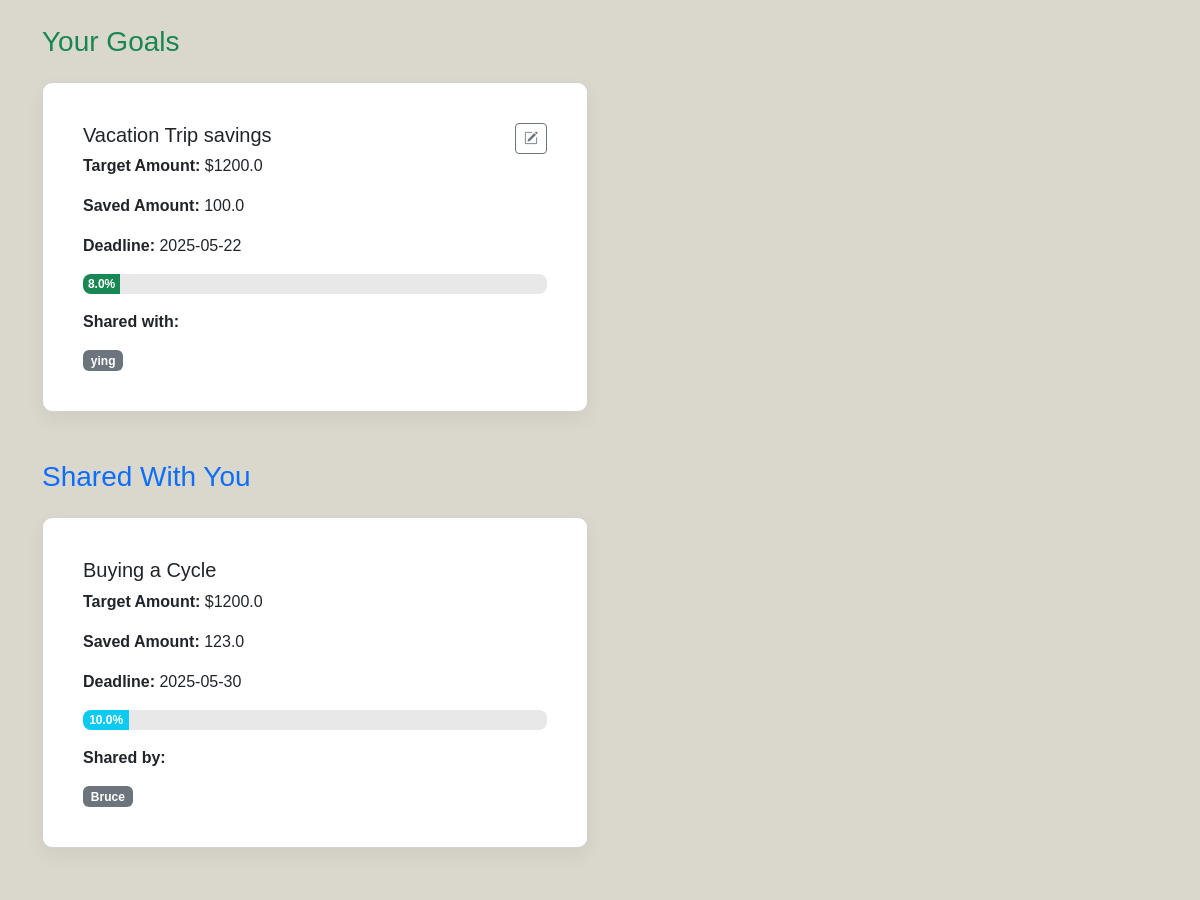
The page /savings-goal-tracker (signed in, middle part) on the database as committed earlier.
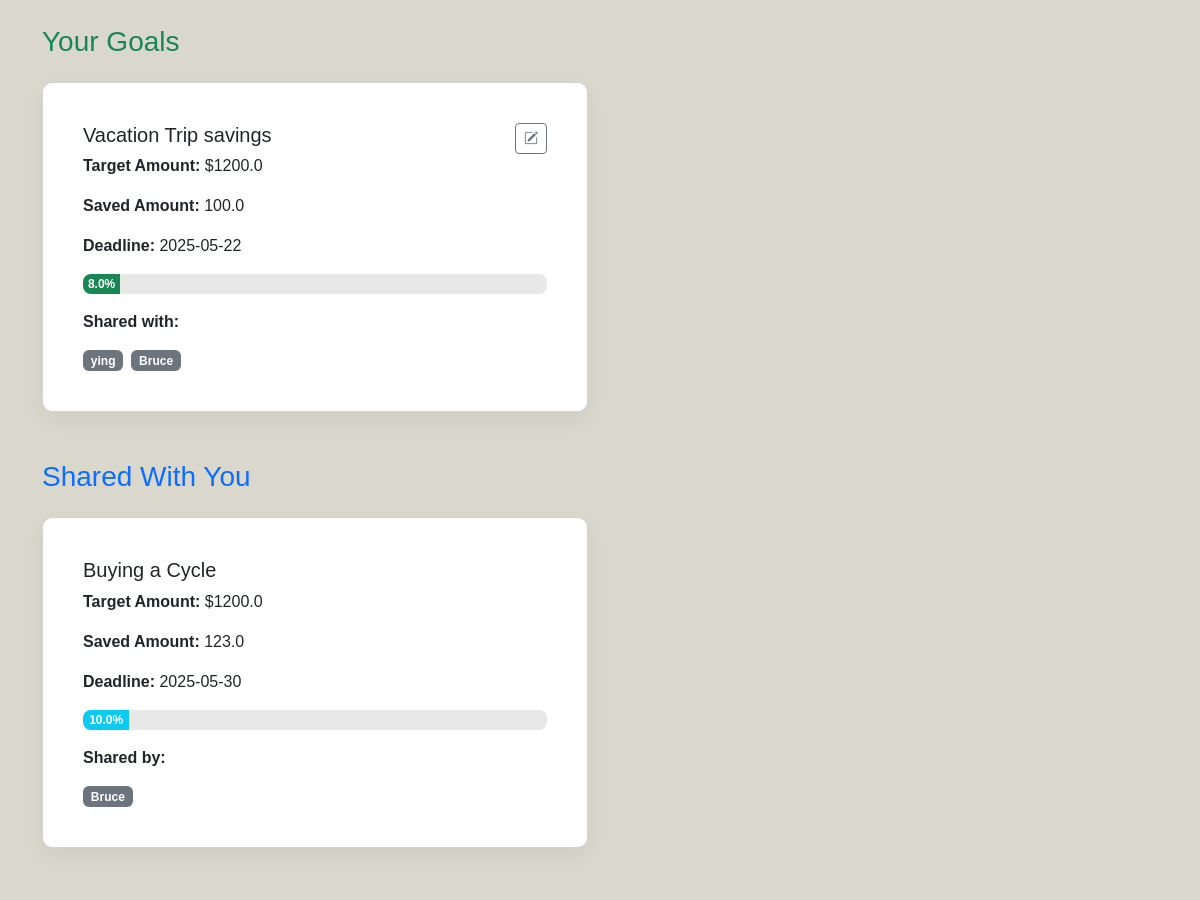
The same page on the database as committed later.
### models/savings_goal.py (models this page shows)
class SavingsGoal(db.Model):
    __tablename__ = 'savings_goals'
    id = db.Column(db.Integer, primary_key=True)
    user_id = db.Column(db.Integer, db.ForeignKey('users.id'), nullable=False)
    goal_name = db.Column(db.String(100), nullable=False)
    target_amount = db.Column(db.Float, nullable=False)
    saved_amount = db.Column(db.Float, default=0.0)
    deadline = db.Column(db.Date, nullable=False)
    created_at = db.Column(db.DateTime, default=datetime.utcnow)
    shares = db.relationship('SavingsGoalShare', backref='savings_goal', lazy=True)
    owner = db.relationship('User', backref='goals')

### models/savings_goal_share.py (models this page shows)
class SavingsGoalShare(db.Model):
    __tablename__ = 'savings_goal_shares'
    id = db.Column(db.Integer, primary_key=True)
    goal_id = db.Column(db.Integer, db.ForeignKey('savings_goals.id'), nullable=False)
    shared_with_user_id = db.Column(db.Integer, db.ForeignKey('users.id'), nullable=False)
    tool_name = db.Column(db.String(100), nullable=False)  # e.g., 'savings_goal', 'future_predictor'
    created_at = db.Column(db.DateTime, default=datetime.utcnow)
    shared_user = db.relationship(
        "User",
        backref="shared_goals",
        primaryjoin="SavingsGoalShare.shared_with_user_id==User.id"
    )
    goal = db.relationship("SavingsGoal", backref="shared_records")

### models/user.py (models this page shows, shortened)
class User(db.Model):
    __tablename__ = 'users'
    id = db.Column(db.Integer, primary_key=True)
    name = db.Column(db.String(100), nullable=False)
    email = db.Column(db.String(100), unique=True, nullable=False)
    password_hash = db.Column(db.String(256), nullable=False)
    created_at = db.Column(db.DateTime, default=datetime.utcnow)

### app.py (the view, shortened to what this page needs)
@app.route('/savings-goal-tracker', methods=['GET', 'POST'])
@login_required_custom
def savings_goal_tracker():
    user_id = session.get('user_id')
    own_goals = SavingsGoal.query.filter_by(user_id=user_id).all()
    shared_goal_ids = [s.goal_id for s in SavingsGoalShare.query.filter_by(shared_with_user_id=user_id).all()]
    shared_goals = SavingsGoal.query.filter(SavingsGoal.id.in_(shared_goal_ids)).all()
    all_users = User.query.filter(User.id != user_id).all()
    return render_template('savings_goal_tracker.html', own_goals=own_goals, shared_goals=shared_goals, users=all_users)

### app.py (called while the page is built)
def login_required_custom(f):
    @wraps(f)
    def decorated_function(*args, **kwargs):
        if 'user_id' not in session:
            flash('please login first', 'warning')
            return redirect(url_for('login'))
        return f(*args, **kwargs)
    return decorated_function

### templates/savings_goal_tracker.html (shortened to what this page needs)
{% extends "layout_user.html" %}
{% block styles %}
<link href="https://cdn.jsdelivr.net/npm/bootstrap@5.3.5/dist/css/bootstrap.min.css" rel="stylesheet">
<link href="https://cdn.jsdelivr.net/npm/bootstrap-icons@1.11.0/font/bootstrap-icons.css" rel="stylesheet">
<link rel="stylesheet" href="{{ url_for('static', filename='css/style.css') }}">
<link rel="stylesheet" href="{{ url_for('static', filename='css/analysis_tools.css') }}">
<link rel="stylesheet" href="{{ url_for('static', filename='css/analysis.css') }}">
{% endblock %}
{% block content %}
<div class="main-content-with-navbar">
    <div class="container my-5">
        <h3 class="mb-4 text-success">Your Goals</h3>
        <div class="row row-cols-1 row-cols-md-2 g-4">
            {% for goal in own_goals %}
            <div class="col">
                <div class="card goal-card h-100" id="goal-{{ goal.id }}">
                    <div class="card-body">
                        <div class="d-flex justify-content-between align-items-start">
                            <h5 class="card-title mb-1">{{ goal.goal_name }}</h5>
                            <a href="{{ url_for('edit_savings_goal', goal_id=goal.id) }}" class="btn btn-sm btn-outline-secondary" title="Edit Goal">
                                <i class="bi bi-pencil-square"></i>
                            </a>
                        </div>
                        <p class="card-text"><strong>Target Amount:</strong> ${{ goal.target_amount }}</p>
                        <p class="card-text"><strong>Saved Amount:</strong> {{ goal.saved_amount }}</p>
                        <p class="card-text"><strong>Deadline:</strong> {{ goal.deadline }}</p>
                        <div class="progress mb-3">
                            {% set progress = (goal.saved_amount / goal.target_amount * 100) | round(0) %}
                            <div class="progress-bar bg-success" style="width: {{ progress }}%;">
                            {{ progress }}%
                            </div>
                        </div>
                        <p class="card-text"><strong>Shared with:</strong></p>
                        <div class="d-flex flex-wrap gap-2">
                        {% for share in goal.shares %}
                            <span class="badge bg-secondary">{{ share.shared_user.name }}</span>
                        {% endfor %}
                        </div>
                    </div>
                </div>
            </div>
            {% endfor %}
        </div>
        <h3 class="mt-5 mb-4 text-primary">Shared With You</h3>
        <div class="row row-cols-1 row-cols-md-2 g-4">
          {% for goal in shared_goals %}
          <div class="col">
            <div class="card goal-card h-100" id="goal-{{ goal.id }}">
              <div class="card-body">
                <h5 class="card-title">{{ goal.goal_name }}</h5>
                <p class="card-text"><strong>Target Amount:</strong> ${{ goal.target_amount }}</p>
                <p class="card-text"><strong>Saved Amount:</strong> {{ goal.saved_amount }}</p>
                <p class="card-text"><strong>Deadline:</strong> {{ goal.deadline }}</p>
                <div class="progress mb-3">
                    {% set progress = (goal.saved_amount / goal.target_amount * 100) | round(0) %}
                    <div class="progress-bar bg-info" style="width: {{ progress }}%;">
                      {{ progress }}%
                    </div>
                </div>
                <p class="card-text"><strong>Shared by:</strong></p>
                <div class="d-flex flex-wrap gap-2">
                    <span class="badge bg-secondary">{{ goal.owner.name }}</span>
                </div>
              </div>
            </div>
          </div>
          {% endfor %}
        </div>
    </div>
    <div style="display: flex; justify-content: center;" class="my-4">
    </div>
</div>
{% endblock %}

Rows that differ between the two databases and show on the page:
added SavingsGoalShare: shared_user.name "Bruce", shown under SavingsGoal "Vacation Trip savings"
